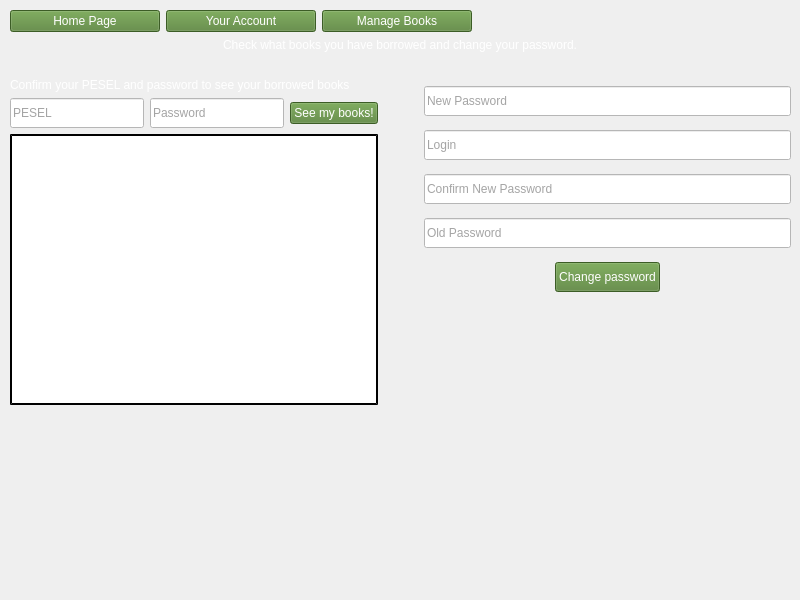
<?xml version="1.0" encoding="UTF-8"?>
<ui version="4.0">
 <class>adminaccountview</class>
 <widget class="QWidget" name="adminaccountview">
  <property name="geometry">
   <rect>
    <x>0</x>
    <y>0</y>
    <width>800</width>
    <height>600</height>
   </rect>
  </property>
  <property name="windowTitle">
   <string>Form</string>
  </property>
  <widget class="QWidget" name="layoutWidget">
   <property name="geometry">
    <rect>
     <x>10</x>
     <y>10</y>
     <width>781</width>
     <height>395</height>
    </rect>
   </property>
   <layout class="QVBoxLayout" name="verticalLayout_2">
    <item>
     <layout class="QHBoxLayout" name="horizontalLayout_7">
      <property name="sizeConstraint">
       <enum>QLayout::SetMinAndMaxSize</enum>
      </property>
      <property name="leftMargin">
       <number>0</number>
      </property>
      <property name="rightMargin">
       <number>222</number>
      </property>
      <item>
       <widget class="QPushButton" name="pushButton_home_search_a_book_2">
        <property name="sizePolicy">
         <sizepolicy hsizetype="Minimum" vsizetype="Preferred">
          <horstretch>0</horstretch>
          <verstretch>0</verstretch>
         </sizepolicy>
        </property>
        <property name="minimumSize">
         <size>
          <width>150</width>
          <height>0</height>
         </size>
        </property>
        <property name="maximumSize">
         <size>
          <width>150</width>
          <height>30</height>
         </size>
        </property>
        <property name="styleSheet">
         <string notr="true">background-color: rgb(84, 130, 53);
color: rgb(255, 255, 255);</string>
        </property>
        <property name="text">
         <string>Home Page</string>
        </property>
       </widget>
      </item>
      <item>
       <widget class="QPushButton" name="pushButton_home_your_account_2">
        <property name="sizePolicy">
         <sizepolicy hsizetype="Minimum" vsizetype="Preferred">
          <horstretch>0</horstretch>
          <verstretch>0</verstretch>
         </sizepolicy>
        </property>
        <property name="minimumSize">
         <size>
          <width>150</width>
          <height>0</height>
         </size>
        </property>
        <property name="maximumSize">
         <size>
          <width>150</width>
          <height>30</height>
         </size>
        </property>
        <property name="styleSheet">
         <string notr="true">background-color: rgb(84, 130, 53);
color: rgb(255, 255, 255);</string>
        </property>
        <property name="text">
         <string>Your Account</string>
        </property>
       </widget>
      </item>
      <item>
       <widget class="QPushButton" name="pushButton_manage_books">
        <property name="sizePolicy">
         <sizepolicy hsizetype="Minimum" vsizetype="Preferred">
          <horstretch>0</horstretch>
          <verstretch>0</verstretch>
         </sizepolicy>
        </property>
        <property name="minimumSize">
         <size>
          <width>150</width>
          <height>0</height>
         </size>
        </property>
        <property name="maximumSize">
         <size>
          <width>150</width>
          <height>30</height>
         </size>
        </property>
        <property name="styleSheet">
         <string notr="true">background-color: rgb(84, 130, 53);
color: rgb(255, 255, 255);</string>
        </property>
        <property name="text">
         <string>Manage Books</string>
        </property>
       </widget>
      </item>
      <item>
       <spacer name="horizontalSpacer_2">
        <property name="orientation">
         <enum>Qt::Horizontal</enum>
        </property>
        <property name="sizeHint" stdset="0">
         <size>
          <width>40</width>
          <height>20</height>
         </size>
        </property>
       </spacer>
      </item>
     </layout>
    </item>
    <item alignment="Qt::AlignHCenter">
     <widget class="QLabel" name="label_2">
      <property name="maximumSize">
       <size>
        <width>16777215</width>
        <height>30</height>
       </size>
      </property>
      <property name="styleSheet">
       <string notr="true">color: rgb(255, 255, 255);
font: 75 10pt &quot;Calibri&quot;;</string>
      </property>
      <property name="text">
       <string>Check what books you have borrowed and change your password.</string>
      </property>
     </widget>
    </item>
    <item>
     <spacer name="verticalSpacer_2">
      <property name="orientation">
       <enum>Qt::Vertical</enum>
      </property>
      <property name="sizeType">
       <enum>QSizePolicy::Fixed</enum>
      </property>
      <property name="sizeHint" stdset="0">
       <size>
        <width>20</width>
        <height>20</height>
       </size>
      </property>
     </spacer>
    </item>
    <item>
     <layout class="QHBoxLayout" name="horizontalLayout_8">
      <item>
       <layout class="QHBoxLayout" name="horizontalLayout">
        <item>
         <layout class="QVBoxLayout" name="verticalLayout_7">
          <property name="leftMargin">
           <number>0</number>
          </property>
          <item>
           <widget class="QLabel" name="label_3">
            <property name="styleSheet">
             <string notr="true">color: rgb(255, 255, 255);
font: 75 10pt &quot;Calibri&quot;;</string>
            </property>
            <property name="text">
             <string>Confirm your PESEL and password to see your borrowed books</string>
            </property>
           </widget>
          </item>
          <item>
           <layout class="QHBoxLayout" name="horizontalLayout_3">
            <item>
             <widget class="QLineEdit" name="lineEdit_pesel_b">
              <property name="minimumSize">
               <size>
                <width>0</width>
                <height>30</height>
               </size>
              </property>
              <property name="styleSheet">
               <string notr="true">background-color: rgb(255, 255, 255);
color: rgb(74, 74, 74);</string>
              </property>
              <property name="placeholderText">
               <string>PESEL</string>
              </property>
             </widget>
            </item>
            <item>
             <widget class="QLineEdit" name="lineEdit_password_b">
              <property name="minimumSize">
               <size>
                <width>0</width>
                <height>30</height>
               </size>
              </property>
              <property name="styleSheet">
               <string notr="true">background-color: rgb(255, 255, 255);
color: rgb(74, 74, 74);</string>
              </property>
              <property name="placeholderText">
               <string>Password</string>
              </property>
             </widget>
            </item>
            <item>
             <widget class="QPushButton" name="pushButton_see_books">
              <property name="styleSheet">
               <string notr="true">background-color: rgb(84, 130, 53);
color: rgb(255, 255, 255);</string>
              </property>
              <property name="text">
               <string>See my books!</string>
              </property>
             </widget>
            </item>
           </layout>
          </item>
          <item>
           <widget class="QTableView" name="tableView_2">
            <property name="sizePolicy">
             <sizepolicy hsizetype="Expanding" vsizetype="Preferred">
              <horstretch>0</horstretch>
              <verstretch>50</verstretch>
             </sizepolicy>
            </property>
            <property name="styleSheet">
             <string notr="true">background: white;
     border: 2px outset black;</string>
            </property>
            <property name="sizeAdjustPolicy">
             <enum>QAbstractScrollArea::AdjustToContents</enum>
            </property>
            <property name="gridStyle">
             <enum>Qt::SolidLine</enum>
            </property>
           </widget>
          </item>
         </layout>
        </item>
        <item>
         <spacer name="verticalSpacer">
          <property name="orientation">
           <enum>Qt::Vertical</enum>
          </property>
          <property name="sizeHint" stdset="0">
           <size>
            <width>20</width>
            <height>40</height>
           </size>
          </property>
         </spacer>
        </item>
        <item>
         <spacer name="horizontalSpacer">
          <property name="orientation">
           <enum>Qt::Horizontal</enum>
          </property>
          <property name="sizeType">
           <enum>QSizePolicy::Fixed</enum>
          </property>
          <property name="sizeHint" stdset="0">
           <size>
            <width>20</width>
            <height>20</height>
           </size>
          </property>
         </spacer>
        </item>
        <item>
         <layout class="QVBoxLayout" name="verticalLayout">
          <property name="bottomMargin">
           <number>100</number>
          </property>
          <item>
           <widget class="QLineEdit" name="lineEdit_new_pass">
            <property name="minimumSize">
             <size>
              <width>0</width>
              <height>30</height>
             </size>
            </property>
            <property name="styleSheet">
             <string notr="true">background-color: rgb(255, 255, 255);
color: rgb(74, 74, 74);</string>
            </property>
            <property name="placeholderText">
             <string>New Password</string>
            </property>
           </widget>
          </item>
          <item>
           <widget class="QLineEdit" name="lineEdit_pesel_p">
            <property name="minimumSize">
             <size>
              <width>0</width>
              <height>30</height>
             </size>
            </property>
            <property name="styleSheet">
             <string notr="true">background-color: rgb(255, 255, 255);
color: rgb(74, 74, 74);</string>
            </property>
            <property name="placeholderText">
             <string>Login</string>
            </property>
           </widget>
          </item>
          <item>
           <widget class="QLineEdit" name="lineEdit_new_pass_confirm">
            <property name="minimumSize">
             <size>
              <width>0</width>
              <height>30</height>
             </size>
            </property>
            <property name="styleSheet">
             <string notr="true">background-color: rgb(255, 255, 255);
color: rgb(74, 74, 74);</string>
            </property>
            <property name="placeholderText">
             <string>Confirm New Password</string>
            </property>
           </widget>
          </item>
          <item>
           <widget class="QLineEdit" name="lineEdit_old_pass">
            <property name="minimumSize">
             <size>
              <width>0</width>
              <height>30</height>
             </size>
            </property>
            <property name="styleSheet">
             <string notr="true">background-color: rgb(255, 255, 255);
color: rgb(74, 74, 74);</string>
            </property>
            <property name="placeholderText">
             <string>Old Password</string>
            </property>
           </widget>
          </item>
          <item alignment="Qt::AlignHCenter">
           <widget class="QPushButton" name="pushButton_change_password">
            <property name="maximumSize">
             <size>
              <width>150</width>
              <height>30</height>
             </size>
            </property>
            <property name="styleSheet">
             <string notr="true">background-color: rgb(84, 130, 53);
color: rgb(255, 255, 255);</string>
            </property>
            <property name="text">
             <string>Change password</string>
            </property>
           </widget>
          </item>
         </layout>
        </item>
       </layout>
      </item>
     </layout>
    </item>
   </layout>
  </widget>
 </widget>
 <resources/>
 <connections/>
</ui>
